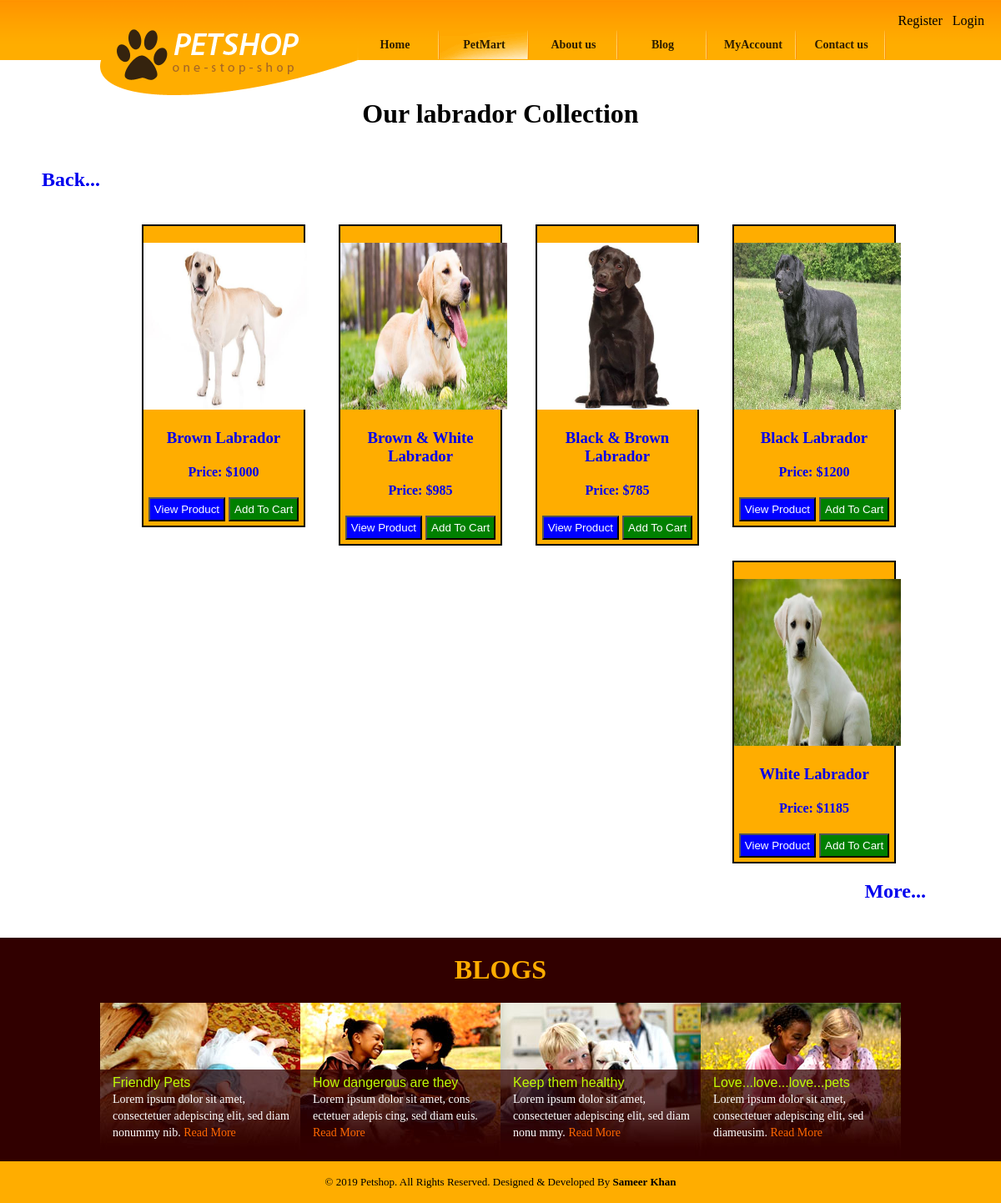
The app's page /breed1/ with its own data.
### mypet/models.py (models this page shows)
class Pet(models.Model):
	Pet_Choice = [
	('dog','DOG'),
	('cat','CAT'),
	]
	Breed_Choice = [
	('labrador','LABRADOR'),
	('bulldog','BULLDOG'),
	('german_shepherd','GERMAN_SHERPHERD'),
	('beagle','BEAGLE'),
	('poodle','POODLE'),
	('exotic_shorthair','EXOTIC SHORTHAIR'),
	('ragdoll','RAGDOLL'),
	('british_shorthair','BRITISH SHORTHAIR'),
	('persian','PERSIAN'),
	('maine_coon','MAINE COON'),
	]
	name = models.CharField(max_length=100,null=True)
	category = models.CharField(max_length=100,choices=Pet_Choice,default='dog')
	breed = models.CharField(max_length=100,choices=Breed_Choice,default='labrador')
	color = models.CharField(max_length=100,null=True)
	price = models.IntegerField(null=True)
	age = models.IntegerField(null=True)
	Image = models.ImageField(upload_to="shop/images",null=True)
	pub_date = models.DateField()
	def __str__(self):
		return self.name

### mypet/views.py (the view)
# urls.py: path('breed<id>/',views.breed,name="breed"),
def breed(request,id):
	cart=Cart.objects.all()
	car=cart.count()
	pet=Pet.objects.get(pk=id)
	print(pet.breed)
	breed=pet.breed
	l=[]
	dog=Pet.objects.all()
	for i in dog:
		if i.breed==pet.breed:
			l.append(i)
	print(l)
	return render(request,'breed.html',{'dog':l,'cartt':car,'breed':breed})

### templates/breed.html (shortened to what this page needs)
{% extends 'base.html' %}
{% load static %}
{% block content %}
			<div id="header">
	           		<a href="index.html" id="logo"><img src="{% static 'images/logo.gif' %}" width="310" height="114" alt="" title=""></a>
					<ul class="navigation">
						<li ><a href="{% url 'index' %}">Home</a></li>
						<li class="active"><a href="{% url 'petmart' %}">PetMart</a></li>
						<li><a href="{% url 'about' %}">About us</a></li>
						<li><a href="{% url 'blog' %}">Blog</a></li>
						<li><a href="{% url 'myaccount' %}">MyAccount</a></li>
						<li><a href="{% url 'contact' %}">Contact us</a></li>
					</ul>
			</div>
				<div style="margin:20px 0px;padding:5px 0px;">
						<center><h1 style="color:black;">Our {{breed}} Collection</h1></center>
					</div>
					<div style="width:1100px; margin:0 auto; ">
				   				<a style="text-align: left;" href="{% url 'petmart' %}"><h2>Back...</h2></a>
				   			</div>
					<div class="gallery" style="width: 80%;margin-left:150px;">
						{% for i in dog %}
				   			<div style="background-color: #ffad00;width: 20%;float: left; border:2px solid black;padding-top:20px;margin: 20px;">
				   				<center>
				   				<a href="{% url 'view' i.id %}">
				   				<img src="/media/{{i.Image}}"style="width:200px;height: 200px;">
				   				<h3>{{i.name}}</h3>
				   				<h4>Price: ${{i.price}}</h4>
				   				</a>
				   				<button style="background-color:blue;color:white;padding: 5px;margin:0px 0px 5px 0px;">View Product</button>
				   				<a href="{% url 'cart' i.id %}">
				   				<button style="background-color:green;color:white;padding: 5px;margin:0px 0px 5px 0px;">Add To Cart</button>
				   				</a>
				   				</center>
				   			</div>
				   			{% endfor %}
				   			<div>
				   				<a style="text-align: right;" href="{% url 'petmart' %}"><h2>More...</h2></a>
				   			</div>
				   		</div>
{% endblock %}

### static/css/style.css (style rules this page uses)
body { margin:0; padding:0; background: url("../images/bg-body.gif"); background-repeat:repeat-x; }
#header { width:960px; height:72px; position:relative; margin:0 auto; }
#header a#logo { position:relative; z-index:100; }
#header a#logo img { border:0; }
#header ul.navigation { list-style-type:none; margin:-82px 0 0 300px; padding:0; overflow:hidden; }
#header ul.navigation li { float:left; height:35px; width:107px; }
#header ul.navigation li.active { background:url("../images/menu.gif"); background-repeat:no-repeat; background-position: 0 -160px; }
#header ul.navigation li a { text-decoration:none; color:#2c1d00; font-family:"Myriad Pro"; font-size:14px; font-weight:bold; display:inline-block; line-height:35px; background:url("../images/menu-separator.gif"); background-repeat:no-repeat; background-position:right; height:35px; padding:0 20px 0 20px; text-align:center; width:67px; }

### templates/base.html (style rules this page uses)
a { text-decoration: none; }

### records on screen
Pet: breed "labrador", Image (picture), name "Brown Labrador", price "1000"
Pet: Image (picture), name "Brown & White Labrador", price "985"
Pet: Image (picture), name "Black & Brown Labrador", price "785"
Pet: Image (picture), name "Black Labrador", price "1200"
Pet: Image (picture), name "White Labrador", price "1185"
